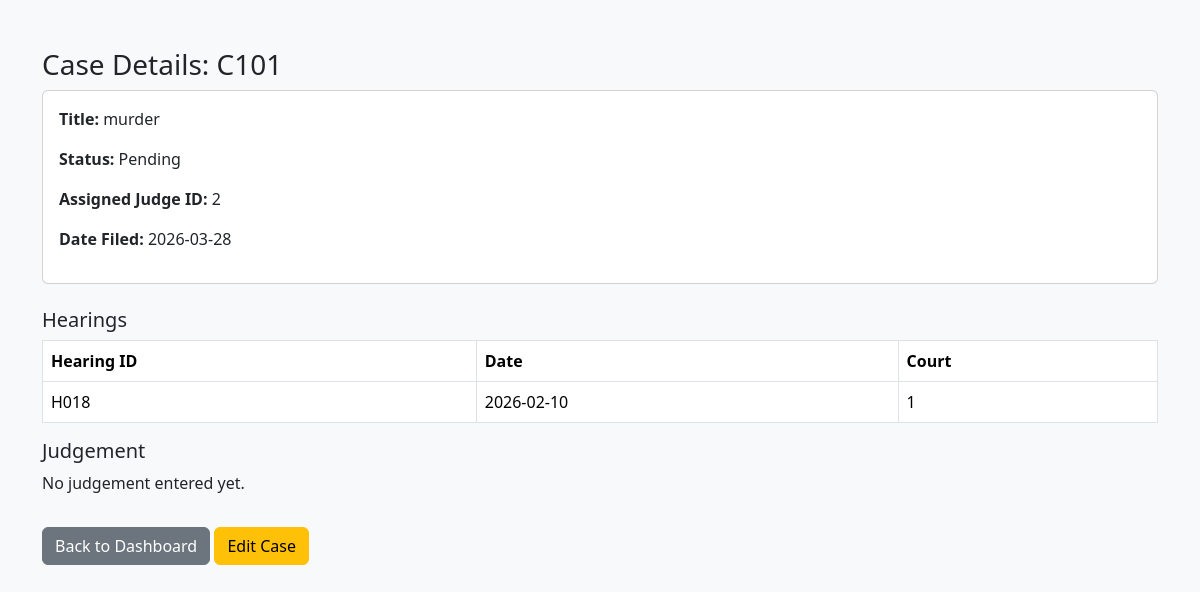
The page /view_case.php?case_id=C101 (signed in) on the database its author committed.
### tables this page shows
CREATE TABLE `cases` (
  `case_id` varchar(10) NOT NULL,
  `title` varchar(255) DEFAULT NULL,
  `date_filed` date DEFAULT NULL,
  `status` enum('Open','Pending','Closed') DEFAULT 'Open',
  `judge_id` int(11) DEFAULT NULL,
  `created_by` int(11) DEFAULT NULL,
  `created_at` timestamp NOT NULL DEFAULT current_timestamp(),
  `updated_at` datetime DEFAULT NULL
);

CREATE TABLE `hearings` (
  `hearing_id` varchar(10) NOT NULL,
  `case_id` varchar(10) DEFAULT NULL,
  `hearing_date` date DEFAULT NULL,
  `court_name` varchar(100) DEFAULT NULL,
  `created_at` timestamp NOT NULL DEFAULT current_timestamp(),
  `created_by` int(11) DEFAULT NULL
);

### view_case.php (the view, shortened to what this page needs)
<?php
require_once("connect.php");
$case_id = $_GET['case_id'] ?? '';
$caseQuery = mysqli_query($conn, "SELECT * FROM cases WHERE case_id = '$case_id'");
$case = mysqli_fetch_assoc($caseQuery);
$hearingsQuery = mysqli_query($conn, "SELECT * FROM hearings WHERE case_id='$case_id' ORDER BY hearing_date DESC");
$judgementQuery = mysqli_query($conn, "SELECT * FROM judgements WHERE case_id='$case_id'");
$judgement = mysqli_fetch_assoc($judgementQuery);
?>
<!DOCTYPE html>
<html lang="en">
<head>
<link href="https://cdn.jsdelivr.net/npm/bootstrap@5.3.2/dist/css/bootstrap.min.css" rel="stylesheet">
</head>
<body class="bg-light">
<div class="container mt-5">
    <h3>Case Details: <?= htmlspecialchars($case['case_id']) ?></h3>
    <div class="card mb-4">
        <div class="card-body">
            <p><strong>Title:</strong> <?= htmlspecialchars($case['title']) ?></p>
            <p><strong>Status:</strong> <?= htmlspecialchars($case['status']) ?></p>
            <p><strong>Assigned Judge ID:</strong> <?= htmlspecialchars($case['judge_id']) ?></p>
            <p><strong>Date Filed:</strong> <?= $case['date_filed'] ?></p>
        </div>
    </div>
    <h5>Hearings</h5>
    <?php if(mysqli_num_rows($hearingsQuery) > 0): ?>
        <table class="table table-bordered">
            <thead>
                <tr>
                    <th>Hearing ID</th>
                    <th>Date</th>
                    <th>Court</th>
                </tr>
            </thead>
            <tbody>
            <?php while($h = mysqli_fetch_assoc($hearingsQuery)): ?>
                <tr>
                    <td><?= htmlspecialchars($h['hearing_id']) ?></td>
                    <td><?= $h['hearing_date'] ?></td>
                    <td><?= htmlspecialchars($h['court_name']) ?></td>
                </tr>
            <?php endwhile; ?>
            </tbody>
        </table>
    <?php else: ?>
        <p>No hearings scheduled yet.</p>
    <?php endif; ?>
    <h5>Judgement</h5>
    <?php if($judgement): ?>
        <p><strong>Date:</strong> <?= $judgement['judgement_date'] ?></p>
        <p><strong>Outcome:</strong> <?= htmlspecialchars($judgement['outcome']) ?></p>
        <p><strong>Summary:</strong> <?= nl2br(htmlspecialchars($judgement['summary'])) ?></p>
    <?php else: ?>
        <p>No judgement entered yet.</p>
    <?php endif; ?>
    <a href="judge_panel.php" class="btn btn-secondary mt-3">Back to Dashboard</a>
    <a href="edit_case.php?case_id=<?= urlencode($case['case_id']) ?>" class="btn btn-warning mt-3">Edit Case</a>
</div>
</body>
</html>

### rows shown on the page
cases: case_id "C101", title "murder", status "Pending", judge "2", date_filed "2026-03-28"
hearings: hearing_id "H018", hearing_date "2026-02-10", court_name "1"
